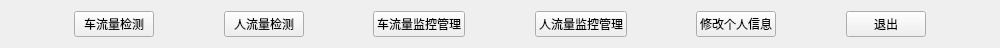
<?xml version="1.0" encoding="UTF-8"?>
<ui version="4.0">
 <class>ButtonPanel</class>
 <widget class="QWidget" name="ButtonPanel">
  <property name="geometry">
   <rect>
    <x>0</x>
    <y>0</y>
    <width>1000</width>
    <height>41</height>
   </rect>
  </property>
  <property name="maximumSize">
   <size>
    <width>16777215</width>
    <height>41</height>
   </size>
  </property>
  <layout class="QHBoxLayout" name="horizontalLayout">
   <item>
    <spacer name="horizontalSpacer_2">
     <property name="orientation">
      <enum>Qt::Horizontal</enum>
     </property>
     <property name="sizeHint" stdset="0">
      <size>
       <width>40</width>
       <height>20</height>
      </size>
     </property>
    </spacer>
   </item>
   <item>
    <widget class="QPushButton" name="car_detection_button">
     <property name="text">
      <string>车流量检测</string>
     </property>
    </widget>
   </item>
   <item>
    <spacer name="horizontalSpacer_3">
     <property name="orientation">
      <enum>Qt::Horizontal</enum>
     </property>
     <property name="sizeHint" stdset="0">
      <size>
       <width>40</width>
       <height>20</height>
      </size>
     </property>
    </spacer>
   </item>
   <item>
    <widget class="QPushButton" name="people_detection_button">
     <property name="text">
      <string>人流量检测</string>
     </property>
    </widget>
   </item>
   <item>
    <spacer name="horizontalSpacer_4">
     <property name="orientation">
      <enum>Qt::Horizontal</enum>
     </property>
     <property name="sizeHint" stdset="0">
      <size>
       <width>40</width>
       <height>20</height>
      </size>
     </property>
    </spacer>
   </item>
   <item>
    <widget class="QPushButton" name="car_monitor_button">
     <property name="text">
      <string>车流量监控管理</string>
     </property>
    </widget>
   </item>
   <item>
    <spacer name="horizontalSpacer_5">
     <property name="orientation">
      <enum>Qt::Horizontal</enum>
     </property>
     <property name="sizeHint" stdset="0">
      <size>
       <width>40</width>
       <height>20</height>
      </size>
     </property>
    </spacer>
   </item>
   <item>
    <widget class="QPushButton" name="people_monitor_button">
     <property name="text">
      <string>人流量监控管理</string>
     </property>
    </widget>
   </item>
   <item>
    <spacer name="horizontalSpacer_6">
     <property name="orientation">
      <enum>Qt::Horizontal</enum>
     </property>
     <property name="sizeHint" stdset="0">
      <size>
       <width>40</width>
       <height>20</height>
      </size>
     </property>
    </spacer>
   </item>
   <item>
    <widget class="QPushButton" name="modify_info_button">
     <property name="text">
      <string>修改个人信息</string>
     </property>
    </widget>
   </item>
   <item>
    <spacer name="horizontalSpacer_7">
     <property name="orientation">
      <enum>Qt::Horizontal</enum>
     </property>
     <property name="sizeHint" stdset="0">
      <size>
       <width>40</width>
       <height>20</height>
      </size>
     </property>
    </spacer>
   </item>
   <item>
    <widget class="QPushButton" name="exit_button">
     <property name="text">
      <string>退出</string>
     </property>
    </widget>
   </item>
   <item>
    <spacer name="horizontalSpacer">
     <property name="orientation">
      <enum>Qt::Horizontal</enum>
     </property>
     <property name="sizeHint" stdset="0">
      <size>
       <width>40</width>
       <height>20</height>
      </size>
     </property>
    </spacer>
   </item>
  </layout>
 </widget>
 <resources/>
 <connections/>
</ui>
